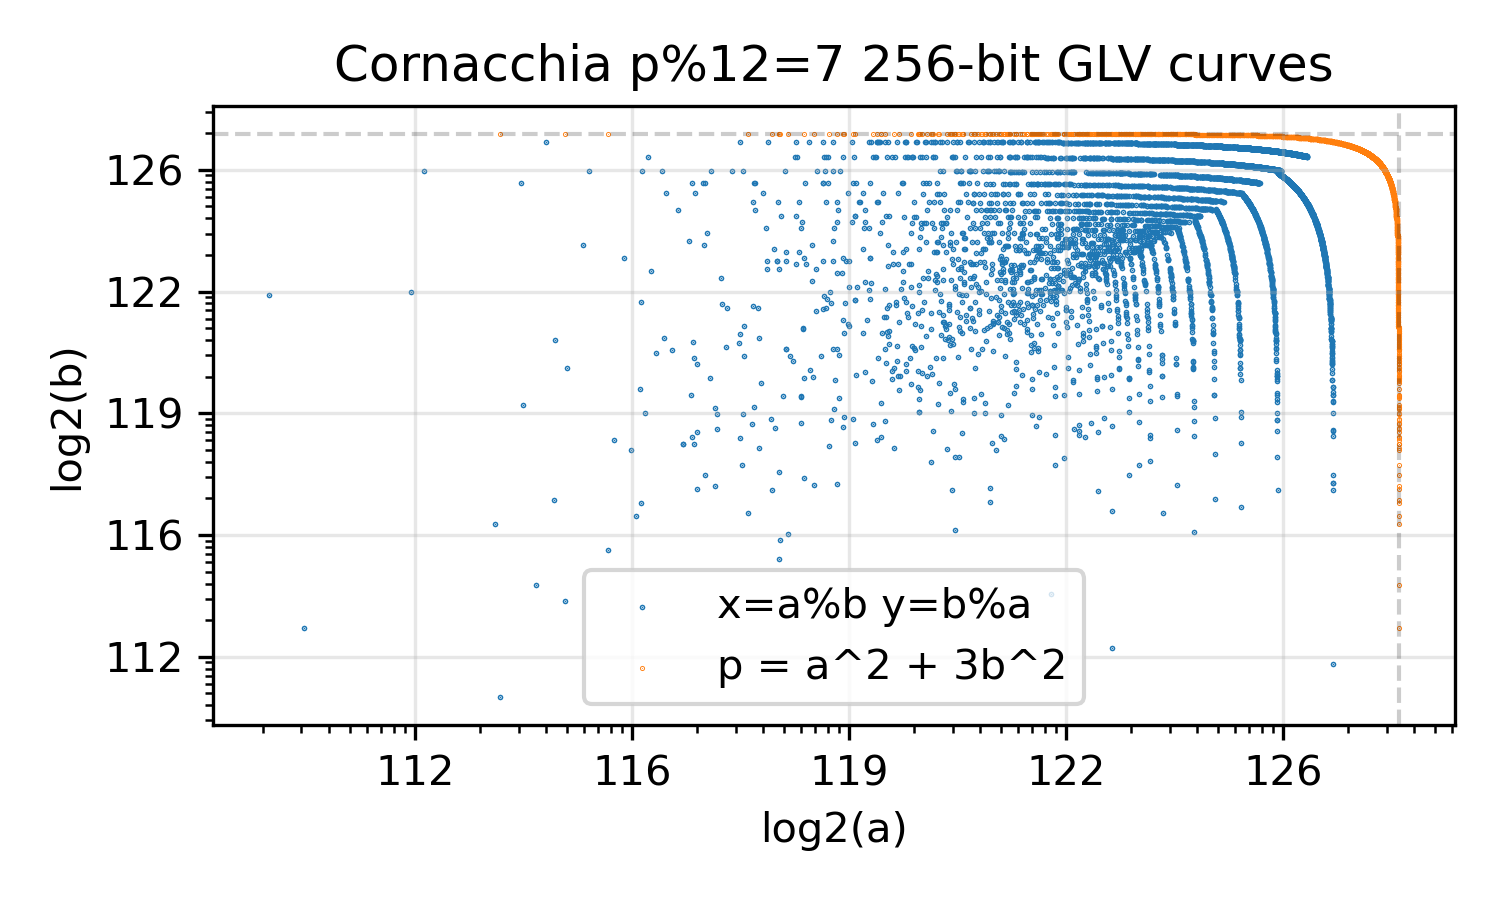

Source code (Python):
import matplotlib.pyplot as plt
import matplotlib.ticker as ticker
import numpy as np
import sqlite3
import math
import os

def db_open(bitsize):
    db_path = f"data/{bitsize}.sqlite3"
    if not os.path.exists(db_path):
        print(f"Database {db_path} does not exist. Run previous steps first.")
        return None, None
    conn = sqlite3.connect(db_path)
    curves_table = f"curves_2p{bitsize}_m2p32_mx"
    return conn, curves_table

def log2_formatter(x, pos):
    if x <= 0:
        return '0'
    log_val = np.log2(x)
    if log_val == int(log_val):
        return f'2^{int(log_val)}'
    else:
        return f'2^{int(log_val)}'

def plot_cornacchia_data(bitsize):
    # Open database connection
    conn, curves_table = db_open(bitsize)
    if conn is None:
        return

    cornacchia_table = f"cornacchia_2p{bitsize}_m2p32_mx"

    # Query the data
    query = f"""
    SELECT cor.a, cor.b
    FROM {curves_table} ct
    JOIN {cornacchia_table} cor ON cor.mx = ct.mx
    WHERE ct.is_prime = 1
    ORDER BY RANDOM()
    LIMIT 10000
    """

    # Execute query and fetch data
    cursor = conn.execute(query)
    data = cursor.fetchall()
    conn.close()
    if not data:
        print("No data found with the given query.")
        return

    # Convert to numpy arrays
    #from functools import reduce
    #from operator import mul
    #i = reduce(mul, primes_first_n(25))

    a_values = np.array([int(row[0]) for row in data]) # * 3 * 29
    b_values = np.array([int(row[1]) for row in data]) # * 2 * 3 * 5**2

    print(f"Retrieved {len(data)} data points")

    # Create side-by-side plots
    fig = plt.figure(figsize=(5,3))
    ax1 = fig.add_subplot()
    ma,mb = max(a_values), max(b_values)
    ax1.axhline(max(b_values), linewidth=1, alpha=0.2, linestyle='--', color='k')
    ax1.axvline(max(a_values), linewidth=1, alpha=0.2, linestyle='--', color='k')

    print("max a =", ma)
    print("max b =", mb)

    plt.grid(True, alpha=0.3)

    #"""
    ax1.scatter(
        a_values % b_values,
        b_values % a_values,
        marker='.', s=0.5,
        label="x=a%b y=b%a")
    #"""

    """
    hb = ax1.hexbin(
        [math.dist([_[0]], [_[1]]) for _ in zip(a_values, b_values)],
        [math.isqrt(a*b) for a,b in zip(a_values, b_values)],
        bins='log',
    )
    """

    """
    ax1.scatter(
        [abs(a-b) for a,b in zip(a_values, b_values)],
        [math.sqrt(b*a) for a,b in zip(a_values, b_values)],
        marker='.', s=0.5,
        label="x=|b-a| y=sqrt(ab)")
    #"""

    #ax1.hexbin(a_values, b_values, bins='log')
    ax1.scatter(a_values, b_values, s=0.05, label="p = a^2 + 3b^2")

    ax1.set_title(f'Cornacchia p%12=7 {bitsize}-bit GLV curves')
    ax1.set_xlabel('log2(a)')
    ax1.set_ylabel('log2(b)')
    #plt.annotate(f'{round(math.log2(ma),1)}', (ma,mb))

    plt.legend()

    #"""
    ax1.set_yscale('log')
    ax1.set_xscale('log')
    ax1.set_xticklabels([str(int(math.log2(x))) for x in ax1.get_xticks().tolist()])
    ax1.set_yticklabels([str(int(math.log2(y))) for y in ax1.get_yticks().tolist()])
    #"""

    #ax1.xaxis.set_major_formatter(ticker.FuncFormatter(log2_formatter))
    #ax1.yaxis.set_major_formatter(ticker.FuncFormatter(log2_formatter))

    plt.tight_layout()
    plt.savefig("graphs/curve_locations.png", dpi=300)
    plt.savefig("graphs/curve_locations.svg", dpi=300)
    #plt.show()

if __name__ == "__main__":
    plot_cornacchia_data(256)